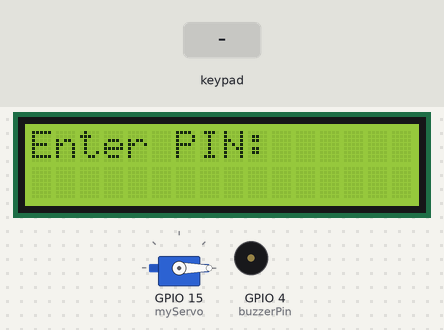
Bench run of a sketch on a simulated ESP32. On the bench: servo, 16×2 character LCD, buzzer (waves = sounding, pin HIGH). Inputs (shaded band) come from the test bench.

Above: at 3.2 s.
3.3 s: key '#' pressed
At 4.9 s:
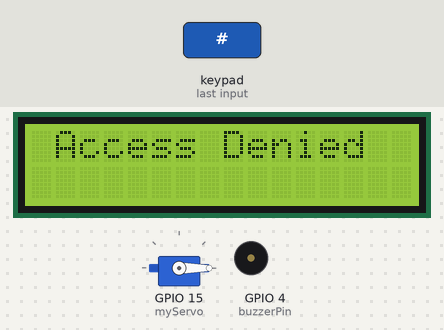
5.5 s: keypad keys 1 2 3 4 # pressed 0.4 s apart
At 8.3 s:
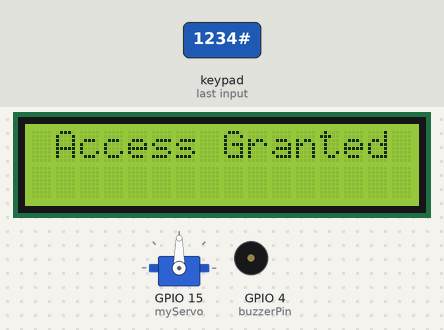
9.2 s: key 'A' pressed
12.2 s: keypad keys 1 2 3 4 A pressed 0.4 s apart
At 16.5 s:
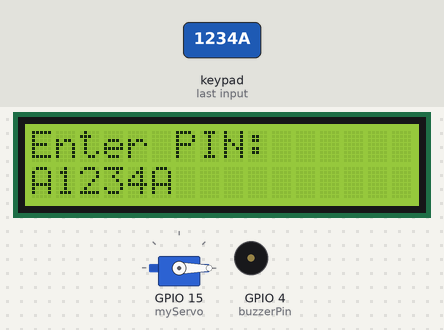
16.8 s: key 'B' pressed
At 18.1 s:
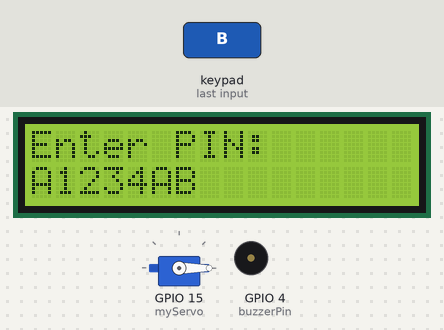
18.4 s: keypad keys 1 2 3 4 D pressed 0.4 s apart
At 21.1 s:
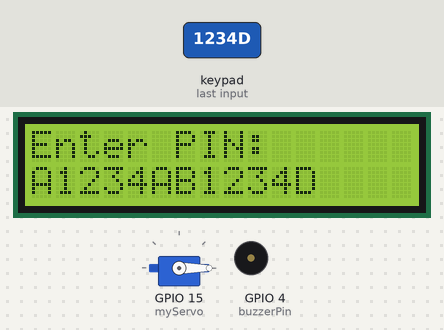
Timing chart, 0 to 22.6 s (numbered marks = the images above; inputs shaded):
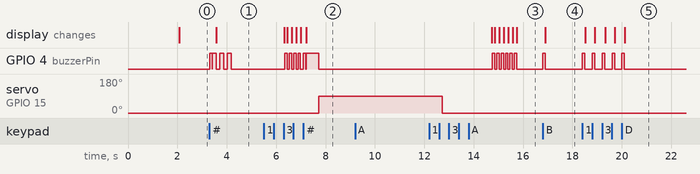

The sketch:

main.ino
```cpp
#include <Keypad.h>
#include <ESP32Servo.h>
#include <Wire.h>
#include <LiquidCrystal_I2C.h>

// #define DEBUG 1

Servo myServo;

// LCD object (check I2C address: usually 0x27 or 0x3F)
LiquidCrystal_I2C lcd(0x27, 16, 2);

const int buzzerPin = 4;  // Buzzer on GPIO 21

// Keypad setup
const byte ROWS = 4;
const byte COLS = 4;
char keys[ROWS][COLS] = {
  {'1','2','3','A'},
  {'4','5','6','B'},
  {'7','8','9','C'},
  {'*','0','#','D'}
};

byte rowPins[ROWS] = {16, 17, 18, 19};
byte colPins[COLS] = {33, 32, 25, 26};

Keypad keypad = Keypad(makeKeymap(keys), rowPins, colPins, ROWS, COLS);

String password = "1234";
String input = "";

// Buzzer beep function
void beep(int duration) {
  digitalWrite(buzzerPin, HIGH);
  delay(duration);
  digitalWrite(buzzerPin, LOW);
}

void setup() {
  #ifdef DEBUG
  Serial.begin(115200);
  #endif

  pinMode(buzzerPin, OUTPUT);

  // Servo
  myServo.attach(15);
  myServo.write(0); // Locked

  // LCD
  lcd.init();
  lcd.backlight();
  lcd.setCursor(0,0);
  lcd.print("Hello!!");
  delay(2000);
  lcd.clear();
  lcd.setCursor(0,0);
  lcd.print("Enter PIN:");
}

void loop() {
  char key = keypad.getKey();

  if (key) {
    #ifdef DEBUG
    Serial.print(key);
    #endif

    beep(100); // Short beep on keypress

    if (key == '#') { // Submit PIN
      lcd.clear();
      if (input == password) {
        #ifdef DEBUG
        Serial.println(" -> Access Granted");
        #endif
        lcd.setCursor(0,0);
        lcd.print(" Access Granted ");
        beep(500);
        myServo.write(90);   // Unlock
        delay(5000);
        myServo.write(0);    // Lock again
      } else {
        #ifdef DEBUG
        Serial.println(" -> Wrong Password");
        #endif
        lcd.setCursor(0,0);
        lcd.print(" Access Denied  ");
        for(int i=0; i<3; i++) {
          beep(150);
          delay(150);
        }
      }
      delay(2000);
      lcd.clear();
      lcd.setCursor(0,0);
      lcd.print("Enter PIN:");
      input = "";
    }
    else if (key == '*') { // Clear
      input = "";
      #ifdef DEBUG
      Serial.println(" -> Cleared");
      #endif
      lcd.clear();
      lcd.setCursor(0,0);
      lcd.print("Enter PIN:");
      beep(200);
    }
    else {
      input += key;
      lcd.setCursor(0,1);
      lcd.print(input); // Show entered digits
    }
  }
}
```

Measured:
- after the input at 3.3 s, the display: changes after 0.27 s (image 1)
- after the input at 5.5 s, GPIO 4 (buzzerPin): goes 3 × (HIGH 0.10 s, LOW 0.08 s), HIGH 0.10 s, LOW 0.12 s, HIGH 0.10 s, LOW 0.02 s, HIGH 0.50 s, then LOW, starting after 0.86 s; servo on GPIO 15 (myServo): 0° → 90° after 2.2 s; the display: first differs from a run without the input after 0.96 s (image 2 shows a later state)
- after the input at 9.2 s, every drawn part: stays the same
- after the input at 16.8 s, GPIO 4 (buzzerPin): LOW → HIGH at once, → LOW 0.10 s later; the display: changes after 0.11 s (image 4)
- after the input at 18.4 s, GPIO 4 (buzzerPin): alternates HIGH for 0.10 s and LOW for 0.30 s, 10 changes in all, then stays LOW, starting at once; the display: first changes after 0.11 s (image 5 shows a later state)
